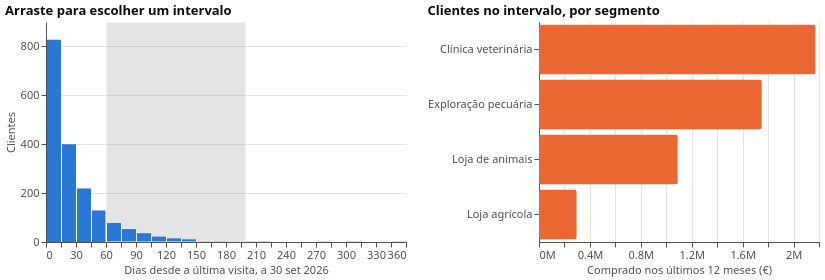

Notebook source saved alongside this figure:
### Markdown cell above
Segundo, a lista propriamente dita: clientes sem visita há mais de 60 dias na data de referência, ordenados pelo que
compraram nos últimos 12 meses. **Arraste sobre o histograma** para escolher um intervalo de dias; as barras da direita mostram
a faturação a 12 meses dos clientes nesse intervalo, por segmento.

### Code cell
last_visit = visits.groupby("customer_id")["visit_date"].max()
l12m = sales[sales["order_date"] > AS_OF - pd.Timedelta(days=365)].groupby("customer_id")["net"].sum()
cust = customers.set_index("customer_id")[["segment", "region", "rep_id"]].copy()
cust["days_since_visit"] = (AS_OF - last_visit).dt.days
cust["revenue_l12m"] = l12m
cust = cust.fillna({"revenue_l12m": 0}).reset_index()
call_list = cust[cust["days_since_visit"] > 60].sort_values("revenue_l12m", ascending=False)
print(f"{len(call_list)} clientes sem visita há 60+ dias; compraram €{call_list['revenue_l12m'].sum() / 1e6:,.1f}m nos últimos 12 meses")

brush = alt.selection_interval(encodings=["x"], value={"x": [60, 200]})
hist = alt.Chart(cust).mark_bar(color=BLUE).encode(
    x=alt.X("days_since_visit:Q", bin=alt.Bin(step=15), title="Dias desde a última visita, a 30 set 2026"),
    y=alt.Y("count():Q", title="Clientes"),
    color=alt.condition(brush, alt.value(ORANGE), alt.value(BLUE)),
).add_params(brush).properties(width=360, height=220, title="Arraste para escolher um intervalo")
seg = alt.Chart(cust).transform_filter(brush).mark_bar(color=ORANGE, cornerRadius=2).encode(
    y=alt.Y("segment:N", title=None, sort="-x"),
    x=alt.X("sum(revenue_l12m):Q", title="Comprado nos últimos 12 meses (€)", axis=alt.Axis(format="~s")),
    tooltip=["segment:N", alt.Tooltip("count():Q", title="Clientes"),
             alt.Tooltip("sum(revenue_l12m):Q", title="Faturação a 12 meses", format=",.0f")],
).properties(width=280, height=220, title="Clientes no intervalo, por segmento")
alt.hconcat(hist, seg)

### Figure 1 — Vega-Lite specification as saved in the notebook (floating-point values rounded to 4 significant figures; data arrays with more than 128 entries replaced by an {"elided": "..."} marker saying what was removed)
{"config": {"view": {"stroke": null}, "axis": {"gridColor": "#e4e3df", "domainColor": "#52514e", "tickColor": "#52514e", "labelColor": "#52514e", "titleColor": "#52514e", "labelFontSize": 11, "titleFontSize": 11, "titleFontWeight": "normal"}, "legend": {"labelColor": "#52514e", "titleColor": "#52514e"}, "title": {"anchor": "start", "fontSize": 13, "color": "#0b0b0b"}, "font": "system-ui, -apple-system, Segoe UI, sans-serif"}, "hconcat": [{"mark": {"type": "bar", "color": "#2a78d6"}, "encoding": {"color": {"condition": {"param": "param_6670e6fd94e45095", "value": "#eb6834"}, "value": "#2a78d6"}, "x": {"bin": {"step": 15}, "field": "days_since_visit", "title": "Dias desde a última visita, a 30 set 2026", "type": "quantitative"}, "y": {"aggregate": "count", "title": "Clientes", "type": "quantitative"}}, "height": 220, "name": "view_e85777fda1752e54_0", "title": "Arraste para escolher um intervalo", "width": 360}, {"mark": {"type": "bar", "color": "#eb6834", "cornerRadius": 2}, "encoding": {"tooltip": [{"field": "segment", "type": "nominal"}, {"aggregate": "count", "title": "Clientes", "type": "quantitative"}, {"aggregate": "sum", "field": "revenue_l12m", "format": ",.0f", "title": "Faturação a 12 meses", "type": "quantitative"}], "x": {"aggregate": "sum", "axis": {"format": "~s"}, "field": "revenue_l12m", "title": "Comprado nos últimos 12 meses (€)", "type": "quantitative"}, "y": {"field": "segment", "sort": "-x", "title": null, "type": "nominal"}}, "height": 220, "title": "Clientes no intervalo, por segmento", "transform": [{"filter": {"param": "param_6670e6fd94e45095"}}], "width": 280}], "data": {"name": "data-899f9c656ae26615916444d9e98bfaca"}, "params": [{"name": "param_6670e6fd94e45095", "select": {"type": "interval", "encodings": ["x"]}, "value": {"x": [60, 200]}, "views": ["view_e85777fda1752e54_0"]}], "$schema": "https://vega.github.io/schema/vega-lite/v6.4.1.json", "datasets": {"data-899f9c656ae26615916444d9e98bfaca": {"elided": "1800 records"}}}
